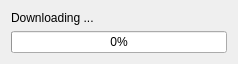
<?xml version="1.0" encoding="UTF-8"?>
<ui version="4.0">
 <class>DownloadUpdateDialog</class>
 <widget class="QDialog" name="DownloadUpdateDialog">
  <property name="geometry">
   <rect>
    <x>0</x>
    <y>0</y>
    <width>238</width>
    <height>62</height>
   </rect>
  </property>
  <property name="windowTitle">
   <string>Downloading Update</string>
  </property>
  <layout class="QVBoxLayout" name="verticalLayout">
   <item>
    <widget class="QLabel" name="label">
     <property name="text">
      <string>Downloading ...</string>
     </property>
    </widget>
   </item>
   <item>
    <widget class="QProgressBar" name="progressBar">
     <property name="value">
      <number>0</number>
     </property>
    </widget>
   </item>
  </layout>
 </widget>
 <resources/>
 <connections/>
</ui>
